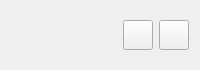
       <widget class="QWidget" name="widget" native="true">
        <property name="maximumSize">
         <size>
          <width>16777215</width>
          <height>50</height>
         </size>
        </property>
        <layout class="QHBoxLayout" name="horizontalLayout_12">
         <item>
          <widget class="QLabel" name="label">
           <property name="minimumSize">
            <size>
             <width>0</width>
             <height>48</height>
            </size>
           </property>
           <property name="maximumSize">
            <size>
             <width>48</width>
             <height>16777215</height>
            </size>
           </property>
           <property name="text">
            <string/>
           </property>
           <property name="pixmap">
            <pixmap resource="pic.qrc">:/icon/ChatOrion.ico</pixmap>
           </property>
           <property name="scaledContents">
            <bool>true</bool>
           </property>
          </widget>
         </item>
         <item>
          <spacer name="horizontalSpacer_3">
           <property name="orientation">
            <enum>Qt::Horizontal</enum>
           </property>
           <property name="sizeHint" stdset="0">
            <size>
             <width>40</width>
             <height>20</height>
            </size>
           </property>
          </spacer>
         </item>
         <item>
          <widget class="QPushButton" name="minPushButton">
           <property name="minimumSize">
            <size>
             <width>0</width>
             <height>0</height>
            </size>
           </property>
           <property name="maximumSize">
            <size>
             <width>30</width>
             <height>30</height>
            </size>
           </property>
           <property name="styleSheet">
            <string notr="true"/>
           </property>
           <property name="text">
            <string/>
           </property>
           <property name="icon">
            <iconset resource="pic.qrc">
             <normaloff>:/pic/btn_sys_minimize.png</normaloff>:/pic/btn_sys_minimize.png</iconset>
           </property>
           <property name="iconSize">
            <size>
             <width>32</width>
             <height>32</height>
            </size>
           </property>
          </widget>
         </item>
         <item>
          <widget class="QPushButton" name="closePushButton">
           <property name="maximumSize">
            <size>
             <width>30</width>
             <height>30</height>
            </size>
           </property>
           <property name="styleSheet">
            <string notr="true"/>
           </property>
           <property name="text">
            <string/>
           </property>
           <property name="icon">
            <iconset resource="pic.qrc">
             <normaloff>:/pic/btn_sys_close.png</normaloff>:/pic/btn_sys_close.png</iconset>
           </property>
           <property name="iconSize">
            <size>
             <width>32</width>
             <height>32</height>
            </size>
           </property>
          </widget>
         </item>
        </layout>
       </widget>
